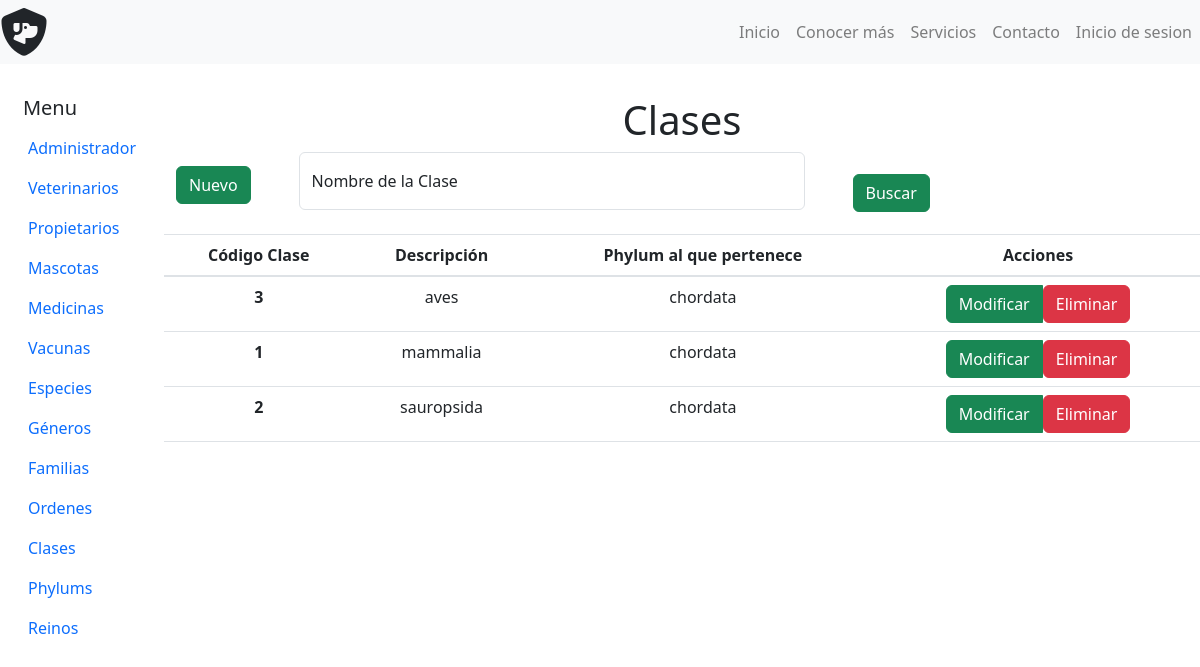
The app's page /admin_clases.php with its own data.
### tables this page shows
CREATE TABLE `tbl_clases` (
  `cod_clase` int(10) NOT NULL,
  `descripcion_cla` varchar(50) NOT NULL,
  `cod_phylum` int(10) NOT NULL
);

CREATE TABLE `tbl_phylums` (
  `cod_phylum` int(10) NOT NULL,
  `descripcion_phy` varchar(50) NOT NULL,
  `cod_reino` int(10) NOT NULL
);

### php/datos_taxonomia.php (called while the page is built, shortened)
<?php
	include_once('Connect.php');
	if (isset($taxon_level)) {
		if($taxon_level == 'tbl_clases'){
			$datos_taxonomia_query = 'select a.cod_clase,a.descripcion_cla,b.descripcion_phy,b.cod_phylum,b.cod_reino from tbl_clases as a inner join tbl_phylums as b on a.cod_phylum = b.cod_phylum order by a.descripcion_cla';
		}
		$datos_taxonomia = $pdo->prepare($datos_taxonomia_query);
		$datos_taxonomia->execute();
		$resultado_taxonomia = $datos_taxonomia->fetchAll();
	}
 ?>

### admin_clases.php (the view, shortened to what this page needs)
<?php
    $taxon_level = 'tbl_clases';
    include('php/datos_taxonomia.php');
?>
<!DOCTYPE html>
<html lang="en">
    <head>
        <link rel="stylesheet" href="Bootstrap/css/bootstrap.min.css">
    </head>
    <body>
        <?php include('nav-bar.php'); ?>
        <div class="container-fluid mt-5">
            <div class="row text-center mt-5">
                <?php include('nav-bar_admin.php'); ?>
                <section class="col ms-5 mt-5">
                    <h1> Clases</h1>
                   <div class="text-start">
                        <div class="row text-center">
                            <div class="col d-flex align-items-center">
                                <header>
                                    <button type="button" class="btn btn-success mb-3" data-bs-toggle="modal" data-bs-target="#Nueva-Clase"> Nuevo </button>
                                </header>
                                <form class="form-floating ms-5 w-50" id="form_buscar" method="GET" action="">
                                        <input type="text" name="nombre_cla" class="form-control mb-4" id="floatingInput" placeholder="Buscar Administradores">
                                        <label for="floatingInput">Nombre de la Clase</label>
                                </form>
                                <button class="btn btn-success ml-5" onclick="document.getElementById('form_buscar').submit();" >Buscar</button>
                            </div>
                               <table class="table">
                                    <thead>
                                    <tr>
                                        <th scope="col">Código Clase</th>
                                        <th scope="col"> Descripción</th>
                                        <th scope="col">Phylum al que pertenece</th>
                                        <th scope="col"> Acciones</th>
                                    </tr>
                                    </thead>
                                    <tbody>
                                    <?php
                                        foreach ($resultado_taxonomia as $data): ?>
                                    <tr>
                                        <th scope="row"><?php echo $data['cod_clase']; ?></th>
                                        <td><?php echo $data['descripcion_cla']; ?></td>
                                        <td><?php echo $data['descripcion_phy']; ?></td>
                                        <td>
                                            <div class="btn-group">
                                                <button class="btn btn-success edit" value="<?php echo $data['cod_clase']; ?>" data-bs-toggle="modal" data-bs-target="#Modificar-Clase<?php echo $data['cod_clase']; ?>"><span>Modificar</span></button>
                                                <a href="php/clase/delete_clase.php?codigo=<?php echo $data['cod_clase']; ?>">
                                                    <button class="btn btn-danger"> Eliminar </button>
                                                </a>
                                            </div>
                                        </td>
                                    </tr>
                                    <?php endforeach ?>
                                    </tbody>
                                </table>
                            </div>
                        </div>
                   </div>
            </div>
    </body>
</html>

### records on screen
tbl_clases: cod_clase "3", descripcion_cla "aves", cod_phylum.descripcion_phy "chordata"
tbl_clases: cod_clase "1", descripcion_cla "mammalia", cod_phylum.descripcion_phy "chordata"
tbl_clases: cod_clase "2", descripcion_cla "sauropsida", cod_phylum.descripcion_phy "chordata"
